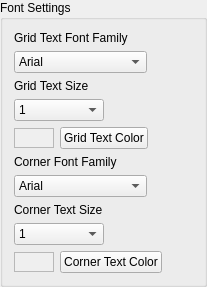
                <widget class="QGroupBox" name="groupBox5_2_2">
                 <property name="title">
                  <string>Font Settings</string>
                 </property>
                 <layout class="QGridLayout" name="gridLayout_6">
                  <item row="0" column="0">
                   <layout class="QVBoxLayout" name="verticalLayout_25">
                    <item>
                     <layout class="QVBoxLayout" name="verticalLayout_2">
                      <item>
                       <layout class="QGridLayout" name="gridLayout_10">
                        <item row="0" column="0" colspan="2">
                         <widget class="QLabel" name="textLabel7_2_2">
                          <property name="text">
                           <string>Grid Text Font Family</string>
                          </property>
                          <property name="wordWrap">
                           <bool>false</bool>
                          </property>
                         </widget>
                        </item>
                        <item row="1" column="0">
                         <widget class="QComboBox" name="cmbGeoFont">
                          <item>
                           <property name="text">
                            <string>Arial</string>
                           </property>
                          </item>
                          <item>
                           <property name="text">
                            <string>Verdana</string>
                           </property>
                          </item>
                          <item>
                           <property name="text">
                            <string>Times New Roman</string>
                           </property>
                          </item>
                          <item>
                           <property name="text">
                            <string>Symbol</string>
                           </property>
                          </item>
                          <item>
                           <property name="text">
                            <string>Courier</string>
                           </property>
                          </item>
                          <item>
                           <property name="text">
                            <string>Modern</string>
                           </property>
                          </item>
                          <item>
                           <property name="text">
                            <string>MS San Serif</string>
                           </property>
                          </item>
                          <item>
                           <property name="text">
                            <string>Smallfonts</string>
                           </property>
                          </item>
                          <item>
                           <property name="text">
                            <string>Wingdings</string>
                           </property>
                          </item>
                          <item>
                           <property name="text">
                            <string>Tahoma</string>
                           </property>
                          </item>
                          <item>
                           <property name="text">
                            <string>Impact</string>
                           </property>
                          </item>
                         </widget>
                        </item>
                        <item row="1" column="1">
                         <spacer name="horizontalSpacer_4">
                          <property name="orientation">
                           <enum>Qt::Horizontal</enum>
                          </property>
                          <property name="sizeHint" stdset="0">
                           <size>
                            <width>40</width>
                            <height>20</height>
                           </size>
                          </property>
                         </spacer>
                        </item>
                       </layout>
                      </item>
                      <item>
                       <layout class="QGridLayout" name="gridLayout_11">
                        <item row="0" column="0">
                         <widget class="QLabel" name="textLabel8_2_2">
                          <property name="text">
                           <string>Grid Text Size</string>
                          </property>
                          <property name="wordWrap">
                           <bool>false</bool>
                          </property>
                         </widget>
                        </item>
                        <item row="1" column="0">
                         <widget class="QComboBox" name="cmbGeoTextSize">
                          <property name="sizePolicy">
                           <sizepolicy hsizetype="Expanding" vsizetype="Fixed">
                            <horstretch>0</horstretch>
                            <verstretch>0</verstretch>
                           </sizepolicy>
                          </property>
                          <item>
                           <property name="text">
                            <string>1</string>
                           </property>
                          </item>
                          <item>
                           <property name="text">
                            <string>2</string>
                           </property>
                          </item>
                          <item>
                           <property name="text">
                            <string>3</string>
                           </property>
                          </item>
                          <item>
                           <property name="text">
                            <string>4</string>
                           </property>
                          </item>
                          <item>
                           <property name="text">
                            <string>5</string>
                           </property>
                          </item>
                          <item>
                           <property name="text">
                            <string>6</string>
                           </property>
                          </item>
                          <item>
                           <property name="text">
                            <string>7</string>
                           </property>
                          </item>
                          <item>
                           <property name="text">
                            <string>8</string>
                           </property>
                          </item>
                          <item>
                           <property name="text">
                            <string>9</string>
                           </property>
                          </item>
                          <item>
                           <property name="text">
                            <string>10</string>
                           </property>
                          </item>
                          <item>
                           <property name="text">
                            <string>11</string>
                           </property>
                          </item>
                          <item>
                           <property name="text">
                            <string>12</string>
                           </property>
                          </item>
                          <item>
                           <property name="text">
                            <string>13</string>
                           </property>
                          </item>
                          <item>
                           <property name="text">
                            <string>14</string>
                           </property>
                          </item>
                          <item>
                           <property name="text">
                            <string>15</string>
                           </property>
                          </item>
                          <item>
                           <property name="text">
                            <string>16</string>
                           </property>
                          </item>
                          <item>
                           <property name="text">
                            <string>17</string>
                           </property>
                          </item>
                          <item>
                           <property name="text">
                            <string>18</string>
                           </property>
                          </item>
                          <item>
                           <property name="text">
                            <string>19</string>
                           </property>
                          </item>
                          <item>
                           <property name="text">
                            <string>20</string>
                           </property>
                          </item>
                          <item>
                           <property name="text">
                            <string>25</string>
                           </property>
                          </item>
                          <item>
                           <property name="text">
                            <string>30</string>
                           </property>
                          </item>
                          <item>
                           <property name="text">
                            <string>35</string>
                           </property>
                          </item>
                          <item>
                           <property name="text">
                            <string>40</string>
                           </property>
                          </item>
                          <item>
                           <property name="text">
                            <string>45</string>
                           </property>
                          </item>
                          <item>
                           <property name="text">
                            <string>50</string>
                           </property>
                          </item>
                          <item>
                           <property name="text">
                            <string>60</string>
                           </property>
                          </item>
                          <item>
                           <property name="text">
                            <string>70</string>
                           </property>
                          </item>
                          <item>
                           <property name="text">
                            <string>80</string>
                           </property>
                          </item>
                          <item>
                           <property name="text">
                            <string>90</string>
                           </property>
                          </item>
                          <item>
                           <property name="text">
                            <string>100</string>
                           </property>
                          </item>
                         </widget>
                        </item>
                        <item row="1" column="1">
                         <spacer name="horizontalSpacer_5">
                          <property name="orientation">
                           <enum>Qt::Horizontal</enum>
                          </property>
                          <property name="sizeHint" stdset="0">
                           <size>
                            <width>40</width>
                            <height>20</height>
                           </size>
                          </property>
                         </spacer>
                        </item>
                       </layout>
                      </item>
                      <item>
                       <layout class="QHBoxLayout" name="horizontalLayout">
                        <item>
                         <widget class="QFrame" name="fraGridTextGeoColor">
                          <property name="minimumSize">
                           <size>
                            <width>40</width>
                            <height>0</height>
                           </size>
                          </property>
                          <property name="maximumSize">
                           <size>
                            <width>100</width>
                            <height>20</height>
                           </size>
                          </property>
                          <property name="autoFillBackground">
                           <bool>true</bool>
                          </property>
                          <property name="frameShape">
                           <enum>QFrame::StyledPanel</enum>
                          </property>
                          <property name="frameShadow">
                           <enum>QFrame::Raised</enum>
                          </property>
                         </widget>
                        </item>
                        <item>
                         <widget class="QPushButton" name="pbGridTextGeoColor">
                          <property name="text">
                           <string>Grid Text Color</string>
                          </property>
                         </widget>
                        </item>
                        <item>
                         <spacer name="horizontalSpacer_8">
                          <property name="orientation">
                           <enum>Qt::Horizontal</enum>
                          </property>
                          <property name="sizeHint" stdset="0">
                           <size>
                            <width>18</width>
                            <height>20</height>
                           </size>
                          </property>
                         </spacer>
                        </item>
                       </layout>
                      </item>
                     </layout>
                    </item>
                    <item>
                     <layout class="QVBoxLayout" name="verticalLayout">
                      <item>
                       <layout class="QGridLayout" name="gridLayout_15">
                        <item row="0" column="0">
                         <widget class="QLabel" name="textLabel9_2_2">
                          <property name="text">
                           <string>Corner Font Family</string>
                          </property>
                          <property name="wordWrap">
                           <bool>false</bool>
                          </property>
                         </widget>
                        </item>
                        <item row="1" column="0">
                         <widget class="QComboBox" name="cmbCornerGeoFont">
                          <item>
                           <property name="text">
                            <string>Arial</string>
                           </property>
                          </item>
                          <item>
                           <property name="text">
                            <string>Verdana</string>
                           </property>
                          </item>
                          <item>
                           <property name="text">
                            <string>Times New Roman</string>
                           </property>
                          </item>
                          <item>
                           <property name="text">
                            <string>Symbol</string>
                           </property>
                          </item>
                          <item>
                           <property name="text">
                            <string>Courier</string>
                           </property>
                          </item>
                          <item>
                           <property name="text">
                            <string>Modern</string>
                           </property>
                          </item>
                          <item>
                           <property name="text">
                            <string>MS San Serif</string>
                           </property>
                          </item>
                          <item>
                           <property name="text">
                            <string>Smallfonts</string>
                           </property>
                          </item>
                          <item>
                           <property name="text">
                            <string>Wingdings</string>
                           </property>
                          </item>
                          <item>
                           <property name="text">
                            <string>Tahoma</string>
                           </property>
                          </item>
                          <item>
                           <property name="text">
                            <string>Impact</string>
                           </property>
                          </item>
                         </widget>
                        </item>
                        <item row="1" column="1">
                         <spacer name="horizontalSpacer_9">
                          <property name="orientation">
                           <enum>Qt::Horizontal</enum>
                          </property>
                          <property name="sizeHint" stdset="0">
                           <size>
                            <width>40</width>
                            <height>20</height>
                           </size>
                          </property>
                         </spacer>
                        </item>
                       </layout>
                      </item>
                      <item>
                       <layout class="QGridLayout" name="gridLayout_43">
                        <item row="0" column="0">
                         <widget class="QLabel" name="textLabel10_2_2">
                          <property name="text">
                           <string>Corner Text Size</string>
                          </property>
                          <property name="wordWrap">
                           <bool>false</bool>
                          </property>
                         </widget>
                        </item>
                        <item row="0" column="1" rowspan="2">
                         <spacer name="horizontalSpacer_6">
                          <property name="orientation">
                           <enum>Qt::Horizontal</enum>
                          </property>
                          <property name="sizeHint" stdset="0">
                           <size>
                            <width>40</width>
                            <height>20</height>
                           </size>
                          </property>
                         </spacer>
                        </item>
                        <item row="1" column="0">
                         <widget class="QComboBox" name="cmbCornerGeoTextSize">
                          <property name="sizePolicy">
                           <sizepolicy hsizetype="Expanding" vsizetype="Fixed">
                            <horstretch>0</horstretch>
                            <verstretch>0</verstretch>
                           </sizepolicy>
                          </property>
                          <item>
                           <property name="text">
                            <string>1</string>
                           </property>
                          </item>
                          <item>
                           <property name="text">
                            <string>2</string>
                           </property>
                          </item>
                          <item>
                           <property name="text">
                            <string>3</string>
                           </property>
                          </item>
                          <item>
                           <property name="text">
                            <string>4</string>
                           </property>
                          </item>
                          <item>
                           <property name="text">
                            <string>5</string>
                           </property>
                          </item>
                          <item>
                           <property name="text">
                            <string>6</string>
                           </property>
                          </item>
                          <item>
                           <property name="text">
                            <string>7</string>
                           </property>
                          </item>
                          <item>
                           <property name="text">
                            <string>8</string>
                           </property>
                          </item>
                          <item>
                           <property name="text">
                            <string>9</string>
                           </property>
                          </item>
                          <item>
                           <property name="text">
                            <string>10</string>
                           </property>
                          </item>
                          <item>
                           <property name="text">
                            <string>11</string>
                           </property>
                          </item>
                          <item>
                           <property name="text">
                            <string>12</string>
                           </property>
                          </item>
                          <item>
                           <property name="text">
                            <string>13</string>
                           </property>
                          </item>
                          <item>
                           <property name="text">
                            <string>14</string>
                           </property>
                          </item>
                          <item>
                           <property name="text">
                            <string>15</string>
                           </property>
                          </item>
                          <item>
                           <property name="text">
                            <string>16</string>
                           </property>
                          </item>
                          <item>
                           <property name="text">
                            <string>17</string>
                           </property>
                          </item>
                          <item>
                           <property name="text">
                            <string>18</string>
                           </property>
                          </item>
                          <item>
                           <property name="text">
                            <string>19</string>
                           </property>
                          </item>
                          <item>
                           <property name="text">
                            <string>20</string>
                           </property>
                          </item>
                          <item>
                           <property name="text">
                            <string>25</string>
                           </property>
                          </item>
                          <item>
                           <property name="text">
                            <string>30</string>
                           </property>
                          </item>
                          <item>
                           <property name="text">
                            <string>35</string>
                           </property>
                          </item>
                          <item>
                           <property name="text">
                            <string>40</string>
                           </property>
                          </item>
                          <item>
                           <property name="text">
                            <string>45</string>
                           </property>
                          </item>
                          <item>
                           <property name="text">
                            <string>50</string>
                           </property>
                          </item>
                          <item>
                           <property name="text">
                            <string>60</string>
                           </property>
                          </item>
                          <item>
                           <property name="text">
                            <string>70</string>
                           </property>
                          </item>
                          <item>
                           <property name="text">
                            <string>80</string>
                           </property>
                          </item>
                          <item>
                           <property name="text">
                            <string>90</string>
                           </property>
                          </item>
                          <item>
                           <property name="text">
                            <string>100</string>
                           </property>
                          </item>
                         </widget>
                        </item>
                       </layout>
                      </item>
                      <item>
                       <layout class="QHBoxLayout" name="horizontalLayout_7">
                        <item>
                         <widget class="QFrame" name="fraCornerTextGeoColor">
                          <property name="minimumSize">
                           <size>
                            <width>40</width>
                            <height>0</height>
                           </size>
                          </property>
                          <property name="maximumSize">
                           <size>
                            <width>100</width>
                            <height>20</height>
                           </size>
                          </property>
                          <property name="autoFillBackground">
                           <bool>true</bool>
                          </property>
                          <property name="frameShape">
                           <enum>QFrame::StyledPanel</enum>
                          </property>
                          <property name="frameShadow">
                           <enum>QFrame::Raised</enum>
                          </property>
                         </widget>
                        </item>
                        <item>
                         <widget class="QPushButton" name="pbCornerTextGeoColor">
                          <property name="text">
                           <string>Corner Text Color</string>
                          </property>
                         </widget>
                        </item>
                        <item>
                         <spacer name="horizontalSpacer_7">
                          <property name="orientation">
                           <enum>Qt::Horizontal</enum>
                          </property>
                          <property name="sizeHint" stdset="0">
                           <size>
                            <width>18</width>
                            <height>20</height>
                           </size>
                          </property>
                         </spacer>
                        </item>
                       </layout>
                      </item>
                     </layout>
                    </item>
                   </layout>
                  </item>
                 </layout>
                </widget>
